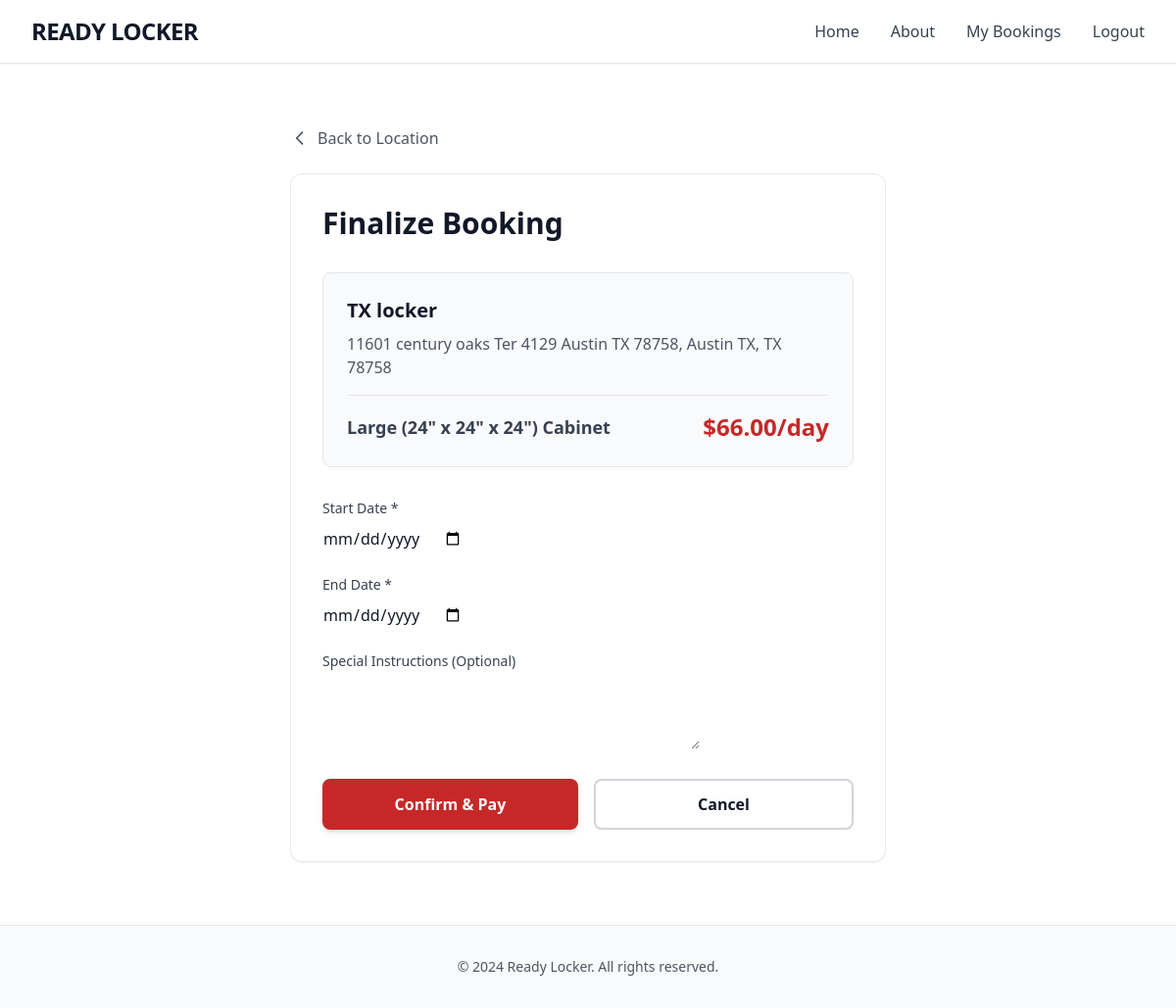
Before: /book/12/large/ (signed in) with the older database file.
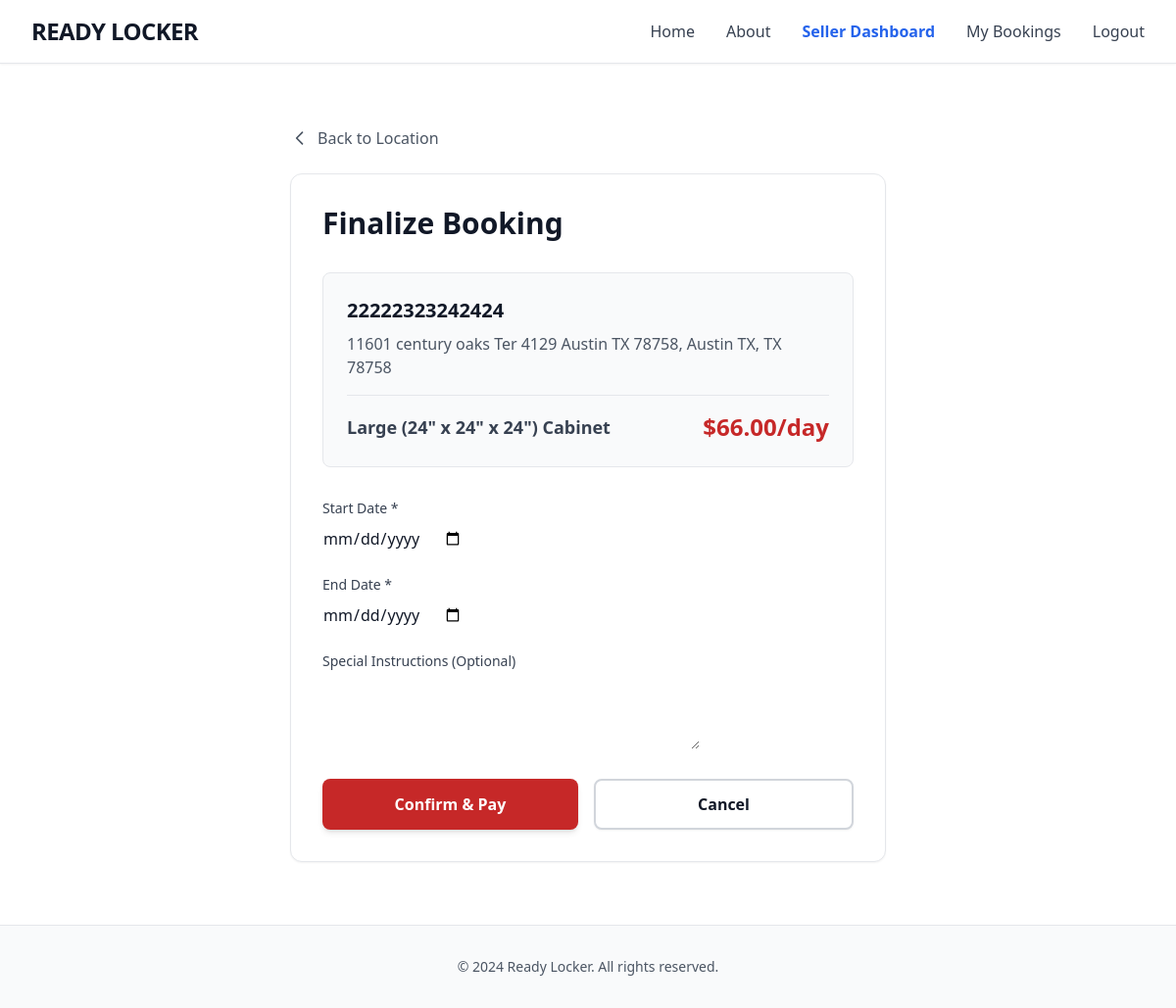
After: the same page with the newer database file.
### store/models.py (models this page shows, shortened)
class Location(models.Model):
    STATE_CHOICES = [
        ('AL', 'Alabama'), ('AK', 'Alaska'), ('AZ', 'Arizona'), ('AR', 'Arkansas'),
        ('CA', 'California'), ('CO', 'Colorado'), ('CT', 'Connecticut'), ('DE', 'Delaware'),
        ('DC', 'District of Columbia'), ('FL', 'Florida'), ('GA', 'Georgia'), ('HI', 'Hawaii'),
        ('ID', 'Idaho'), ('IL', 'Illinois'), ('IN', 'Indiana'), ('IA', 'Iowa'),
        ('KS', 'Kansas'), ('KY', 'Kentucky'), ('LA', 'Louisiana'), ('ME', 'Maine'),
        ('MD', 'Maryland'), ('MA', 'Massachusetts'), ('MI', 'Michigan'), ('MN', 'Minnesota'),
        ('MS', 'Mississippi'), ('MO', 'Missouri'), ('MT', 'Montana'), ('NE', 'Nebraska'),
        ('NV', 'Nevada'), ('NH', 'New Hampshire'), ('NJ', 'New Jersey'), ('NM', 'New Mexico'),
        ('NY', 'New York'), ('NC', 'North Carolina'), ('ND', 'North Dakota'), ('OH', 'Ohio'),
        ('OK', 'Oklahoma'), ('OR', 'Oregon'), ('PA', 'Pennsylvania'), ('RI', 'Rhode Island'),
        ('SC', 'South Carolina'), ('SD', 'South Dakota'), ('TN', 'Tennessee'), ('TX', 'Texas'),
        ('UT', 'Utah'), ('VT', 'Vermont'), ('VA', 'Virginia'), ('WA', 'Washington'),
        ('WV', 'West Virginia'), ('WI', 'Wisconsin'), ('WY', 'Wyoming')
    ]
    owner = models.ForeignKey(User, on_delete=models.CASCADE, null=True, blank=True, related_name="owned_locations")
    name = models.CharField(max_length=100)
    street_address = models.CharField(max_length=255, verbose_name="Street Address")
    city = models.CharField(max_length=100)
    state = models.CharField(max_length=2, choices=STATE_CHOICES)
    zip_code = models.CharField(max_length=10, verbose_name="Zip Code")
    description = models.TextField(blank=True)
    latitude = models.FloatField(default=0.0, blank=True)
    longitude = models.FloatField(default=0.0, blank=True)
    image = models.ImageField(upload_to='location_uploads/', blank=True, null=True)
    @property
    def address(self):
        return f"{self.street_address}, {self.city}, {self.state} {self.zip_code}"

### store/views.py (the view)
# urls.py: path('book/<int:location_id>/<str:size>/', views.book_cabinet, name='book_cabinet'),
@login_required
def book_cabinet(request, location_id, size):
    location = get_object_or_404(Location, pk=location_id)
    locker = Locker.objects.filter(location=location, size=size, status='available').first()
    if not locker:
        messages.error(request, "Sorry, there are no longer lockers of that size available at this location.")
        return redirect('location_detail', pk=location_id)
    if request.method == "POST":
        form = BookingForm(request.POST)
        if form.is_valid():
            start_date = form.cleaned_data['start_date']
            end_date = form.cleaned_data['end_date']
            overlapping = Booking.objects.filter(
                locker=locker, status__in=['pending', 'active'],
                start_date__lte=end_date, end_date__gte=start_date
            ).exists()
            if overlapping:
                messages.error(request, "This specific unit became unavailable. Please try again.")
                return redirect('location_detail', pk=location_id)
            booking = form.save(commit=False)
            booking.user = request.user
            booking.locker = locker
            booking.total_price = booking.calculate_total_price()
            booking.save()
            if start_date <= date.today():
                locker.status = 'occupied'
                locker.save()
            messages.success(request, f"Locker booked successfully! Unit #{locker.locker_number} assigned.")
            return redirect('my_bookings')
    else:
        form = BookingForm()
    context = {'location': location, 'locker_size': dict(Locker.SIZE_CHOICES).get(size), 'price': locker.daily_price, 'form': form}
    return render(request, 'book_locker.html', context)

### store/forms.py (shortened to what this page needs)
class BookingForm(forms.ModelForm):
    start_date = forms.DateField(
        widget=forms.DateInput(attrs={'type': 'date', 'class': 'form-control', 'min': str(date.today())}),
        help_text='Select your booking start date'
    )
    end_date = forms.DateField(
        widget=forms.DateInput(attrs={'type': 'date', 'class': 'form-control', 'min': str(date.today())}),
        help_text='Select your booking end date'
    )
    special_instructions = forms.CharField(
        widget=forms.Textarea(attrs={'class': 'form-control', 'rows': 3}),
        required=False,
        help_text='Any special instructions or notes (optional)'
    )
    class Meta:
        model = Booking
        fields = ['start_date', 'end_date', 'special_instructions']

### store/templates/book_locker.html (shortened to what this page needs)
{% extends 'base.html' %}
{% block content %}
<div class="max-w-2xl mx-auto px-4 sm:px-6 lg:px-8 py-16">
  <a href="{% url 'location_detail' location.id %}" class="inline-flex items-center text-gray-600 hover:text-primary transition-colors mb-6">
    <svg class="w-5 h-5 mr-2" fill="none" stroke="currentColor" viewBox="0 0 24 24"><path stroke-linecap="round" stroke-linejoin="round" stroke-width="2" d="M15 19l-7-7 7-7" /></svg>
    Back to Location
  </a>
  <div class="bg-white border border-gray-200 rounded-xl p-8 shadow-sm">
    <h1 class="text-3xl font-bold mb-8 text-gray-900">Finalize Booking</h1>
    <div class="bg-gray-50 rounded-lg p-6 mb-8 border border-gray-200">
      <h2 class="text-xl font-bold mb-2 text-gray-900">{{ location.name }}</h2>
      <p class="text-gray-600 mb-1">{{ location.address }}</p>
      <div class="mt-4 pt-4 border-t border-gray-200 flex justify-between items-center">
          <span class="font-bold text-lg text-gray-700">{{ locker_size }} Cabinet</span>
          <span class="text-2xl font-bold text-primary">${{ price }}/day</span>
      </div>
    </div>
    <form method="POST">
      <div class="mb-6">
        <label for="id_start_date" class="block text-sm font-medium mb-2 text-gray-700">Start Date *</label>
        {{ form.start_date }}
      </div>
      <div class="mb-6">
        <label for="id_end_date" class="block text-sm font-medium mb-2 text-gray-700">End Date *</label>
        {{ form.end_date }}
      </div>
      <div class="mb-6">
        <label for="id_special_instructions" class="block text-sm font-medium mb-2 text-gray-700">Special Instructions (Optional)</label>
        {{ form.special_instructions }}
      </div>
      <div class="flex flex-col sm:flex-row gap-4">
        <button type="submit" class="flex-1 bg-primary hover:bg-red-700 text-white py-3 rounded-lg font-semibold transition-colors shadow-md">Confirm & Pay</button>
        <a href="{% url 'location_detail' location.id %}" class="flex-1 bg-white hover:bg-gray-50 text-gray-900 text-center py-3 rounded-lg font-semibold transition-colors border-2 border-gray-300 shadow-sm">Cancel</a>
      </div>
    </form>
  </div>
</div>
{% endblock %}

Changed rows visible on the page:
changed Location "11601 century oaks Ter 4129 Austin TX 78758, Austin TX, TX 78758": name "TX locker" → "22222323242424"
Other visible differences:
text now shown: "Seller Dashboard"
